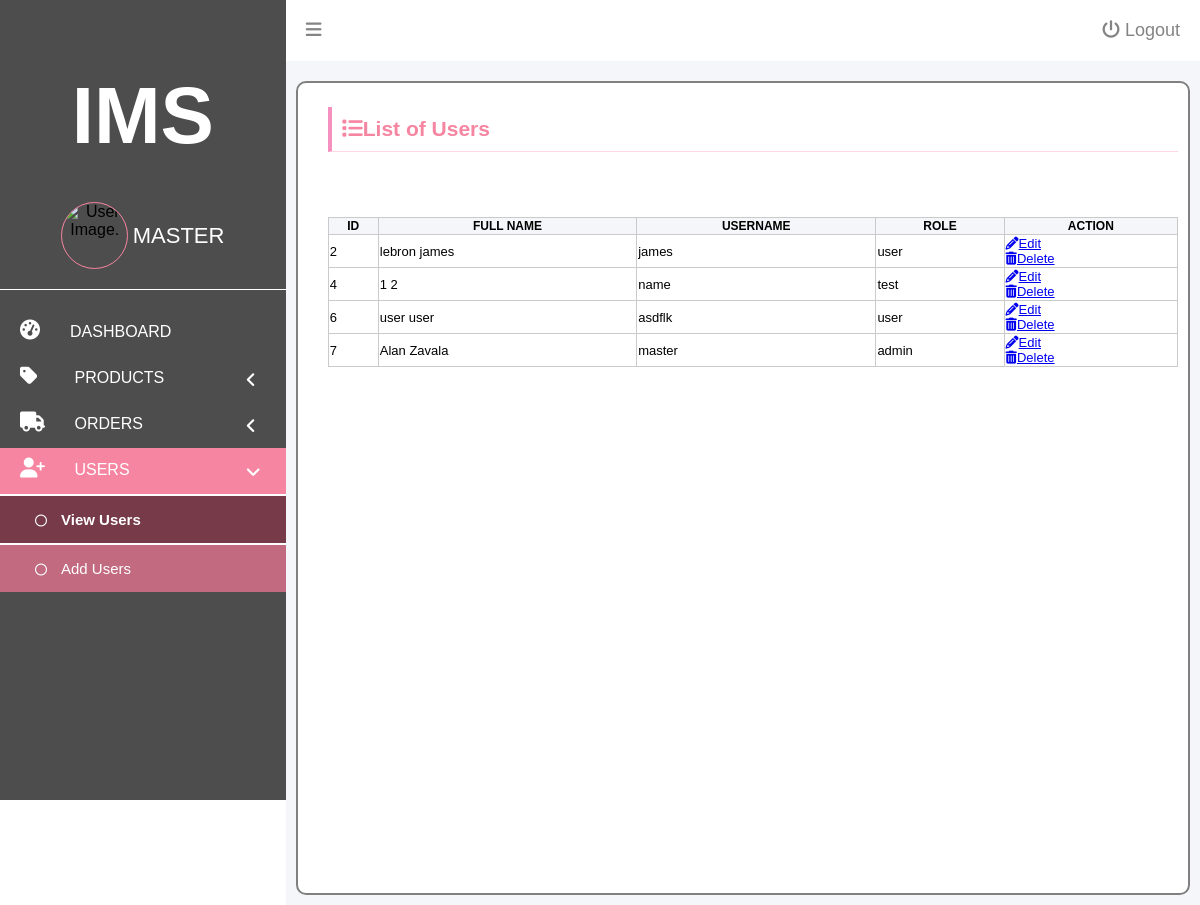
/view_user (signed in), run on the app's committed database.
### app/models.py (models this page shows, shortened)
class User(db.Model, UserMixin):
     id = db.Column(db.Integer, primary_key = True)
     username = db.Column(db.String(20), nullable=False, unique=True)
     password = db.Column(db.String(100), nullable=False)
     first_name = db.Column(db.String(40), nullable=False)
     last_name = db.Column(db.String(40), nullable=False)
     role = db.Column(db.String(50), nullable=False)

### app/routes.py (the view)
@app.route('/view_user', methods=['GET', 'POST'])
@login_required
def view_user():
     users = User.query.all()
     return render_template('view-user.html', users=users)

### app/models.py (called while the page is built)
@login_manager.user_loader
def load_user(user_id):
     return User.query.get(int(user_id))

### app/templates/view-user.html (shortened to what this page needs)
<!DOCTYPE html>
<html>
<head>
    <link rel="stylesheet" type="text/css" href="{{ url_for('static',filename='css/login.css') }}">
</head>
<body>
    <div id="dashboardMainContainer">
        {% include 'partials/app-sidebar.html' %}
        </div>
        <div class="dashboard_content_container" id="dashboard_content_container">
            {% include 'partials/dashboard_topNav.html' %}
            <div class="dashboard_content">
                <div class="dashboard_content_main">
                    <div class="row">
                        <div class="column column-12">
                            <h1 class="section_header"><i class="fa fa-list"></i>List of Users</h1>
                            <div class="section_content">
                                <div class="users">
                                    <table>
                                        <thead>
                                            <tr>
                                                <th>ID</th>
                                                <th>Full Name</th>
                                                <th>Username</th>
                                                <th>Role</th>
                                                <th>Action</th>
                                            </tr>
                                        </thead>
                                        <tbody>
                                            {% for user in users %}
                                                <tr>
                                                    <td>{{user.id}}</td>
                                                    <td>{{user.first_name}} {{user.last_name}}</td>
                                                    <td>{{user.username}}</td>
                                                    <td>{{user.role}}</td>
                                                    <td>
                                                        <a href="#" class="editUser"><i class="fa fa-pencil"></i>Edit</a><br>
                                                        <a href="{{url_for('delete_user', user_id = user.id)}}" class="deleteUser"><i class="fa fa-trash"></i>Delete</a>
                                                    </td>
                                                </tr>
                                            {% endfor %}
                                        </tbody>
                                    </table>
                                </div>
                            </div>
                        </div>
                    </div>
                </div>
            </div>
        </div>
    </div>
</body>
</html>

### app/templates/partials/app-sidebar.html (shortened to what this page needs)
<div class="dashboard_sidebar" id="dashboard_sidebar">
    <h3 class="dashboard_logo" id="dashboard_logo">IMS</h3>
    <div class="dashboard_user">
        <img src="../../static/images/Alan.jpeg" alt="User Image." id="userImg">
        <span>{{current_user.username}}</span>
    </div>
    <div class="dashboard_menu">
        <ul class="dashboard_menu_list">
            <li class="liMainMenu">
                <a href="{{url_for('dashboard')}}"><i class="fa fa-dashboard"></i><span class="menuText">Dashboard</span></a>
            </li>
            <li class="liMainMenu">
                <a href="javascript:void(0);" class="showHideSubMenu">
                    <i class="fa fa-tag showHideSubMenu"></i>
                    <span class="menuText showHideSubMenu">Products</span>
                    <i class="fa fa-angle-left mainMenuIconArrow showHideSubMenu"></i>
                </a>
            </li>
            <li class="liMainMenu">
                <a href="javascript:void(0);" class="showHideSubMenu">
                    <i class="fa fa-truck showHideSubMenu"></i>
                    <span class="menuText showHideSubMenu">Orders</span>
                    <i class="fa fa-angle-left mainMenuIconArrow showHideSubMenu"></i>
                </a>
            </li>
            <li class="liMainMenu showHideSubMenu">
                <a href="javascript:void(0);" class="showHideSubMenu">
                    <i class="fa fa-user-plus showHideSubMenu"></i>
                    <span class="menuText showHideSubMenu">Users</span>
                    <i class="fa fa-angle-left mainMenuIconArrow showHideSubMenu"></i>
                </a>
                <ul class="subMenus">
                    <li><a class="SubMenuLink" href="{{url_for('view_user')}}"><i class="fa fa-circle-o"></i>View Users</a></li>
                    <li><a class="SubMenuLink" href="{{url_for('add_user')}}"><i class="fa fa-circle-o"></i>Add Users</a></li>
                </ul>
            </li>
        </ul>
    </div>

### app/templates/partials/dashboard_topnav.html
<div class="dashboard_topNav">
    <a href="" id="toggleBtn"><i class="fa fa-navicon"></i></a>
    <a href="{{url_for('logout')}}" id="logoutBtn"><i class="fa fa-power-off"></i>Logout</a>
</div>

### app/static/css/login.css (style rules this page uses)
body { margin: 0; padding: 0; font-family: Arial, Helvetica, sans-serif; }
#dashboardMainContainer { display: flex; flex-direction: row; }
div.dashboard_sidebar { width: 25%; background-color: #4d4d4d; height: 100vh; }
h3.dashboard_logo { font-size: 80px; color: #ffffff; text-align: center; margin: 70px 0px 20px 0px; }
div.dashboard_user { text-align: center; position:relative; padding: 20px 0px; border-bottom: 1px solid #fff; }
div.dashboard_user img { height: 65px; width: 65px; object-fit: cover; display: inline-block; border-radius: 50%; border: 1px solid #f685a1; vertical-align: middle; }
div.dashboard_user span { top: 20%; font-size: 22px; text-transform: uppercase; color: white; display:inline-block; vertical-align: middle; text-align: center; }
ul.dashboard_menu_list { margin-top: 20px; padding-inline-start: 0px; list-style-type: none; }
ul.dashboard_menu_list li.liMainMenu { padding: 0px; text-transform: uppercase; }
ul.dashboard_menu_list li.liMainMenu a { text-decoration: none; color: white; display: block; font-size: 16px; padding: 10px 0px 15px 20px; }
ul.dashboard_menu_list li.liMainMenu span { padding: 0px 10px; }
ul.dashboard_menu_list li.liMainMenu a i { font-size: 20px; margin-right: 10px; width: 30px; }
div.dashboard_content_container { width: 80%; background: #f4f6f9; }
div.dashboard_topNav { background: #fff; padding: 20px; }
div.dashboard_topNav a { color: #848484; text-decoration: none; font-size: 18px; }
div.dashboard_topNav i { margin-right: 5px; }
a#logoutBtn { float: right; }
div.dashboard_content { padding: 20px 10px 10px 10px; }
div.dashboard_content_main { background: white; padding: 10px 0px 0px 20px; min-height: 800px; border: 2px solid grey; border-radius: 10px; height: 100%; }
div.row { display: flex; flex-direction: row; flex-wrap: wrap; width: 100%; }
div.column { width: 100%; padding: 0px 10px; }
h1.section_header { font-size: 21px; color: #f685a1; border-bottom: 1px solid #ffd7e1; padding-top: 11px; padding: 10px; border-left: 4px solid #f690bf; margin-bottom: 15px; }
div.section_content { padding-top: 50px; }
table, th, td { border: 1px solid #cacaca; border-collapse: collapse; }
table { width: 100%; }
table th { font-size: 12px; text-transform: uppercase; text-align: center; background: #f4f6f9; }
table td { font-size: 13px; }
a.SubMenuLink { padding-left: 35px !important; padding-top: 15px !important; padding-bottom: 15px !important; text-transform: none; font-size: 15px !important; }
a.SubMenuLink i { font-size: 12px !important; width: 16px !important; margin: 0px; }
ul.subMenus { background: #c26a80; padding: 0px; display: none; list-style-type: none; }
i.mainMenuIconArrow { float: right; font-size: 17px !important; margin-top: 5px; }
.subMenuActive { font-weight: bold; border-top: 2px solid white; border-bottom: 2px solid white; background: #763a49; }

### data on the page
User: username "MASTER", id "7", first_name "Alan", last_name "Zavala", username "master", role "admin"
User: id "2", first_name "lebron", last_name "james", username "james", role "user"
User: id "4", first_name "1", last_name "2", username "name", role "test"
User: id "6", first_name "user", last_name "user", username "asdflk", role "user"
